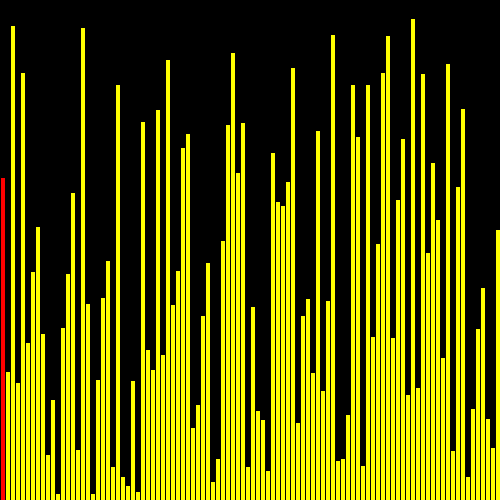
Frame 1 (no input)
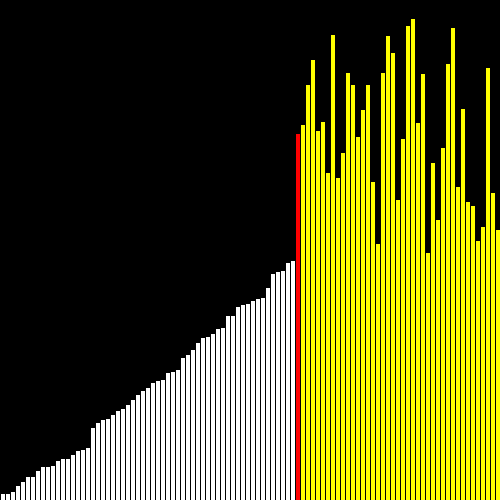
Frame 60 (the mouse pressed at the canvas centre just before this capture)
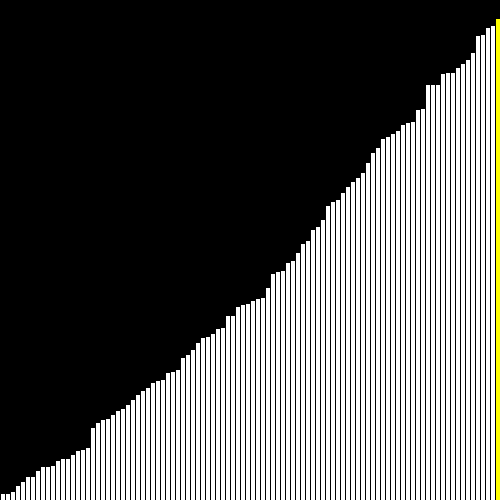
Frame 120 (the mouse held since frame 60 and released just before this capture)

The Processing sketch that drew these frames (run headless with seeded random() and noise(); from frame 60 on, the mouse is pressed at the canvas centre):

// Processing sketch: processing_98099
// ── processing_98099.pde

int[] coords = new int[100];
int counter = 0;
int lowest = 999;
int minPos = -1;
int temp = 0;

void setup() {
  size(500,500);
  background(0, 0, 0);
  fill(255, 255, 255);
  frameRate(4);
  for(int i = 0; i < 100; i++) {
    coords[i] = (int) random(0,500);
  }
}

void draw() {
  background(0,0,0);
  fill(255, 255, 255);
  for(int i = 0; i < 100; i++) {
    rect(5*i, 500-coords[i], 5, coords[i]);
  }
  if (counter < 100) {
    for(int i = counter; i < 100; i++) {
      fill(255, 0, 0);
      rect(5*counter, 500-coords[counter], 5, coords[counter]);
      fill(255, 255, 0);
      rect(5*i, 500-coords[i], 5, coords[i]);
      fill(255, 255, 255);
      if(coords[i] < lowest) {
        fill(255, 255, 0);
        rect(5*i, 500-coords[i], 5, coords[i]);
        fill(255, 255, 255);
        lowest = coords[i];
        minPos = i;
      }
    }
    if (counter < 99) {
      fill(255, 0, 0);
      rect(5*counter, 500-coords[counter], 5, coords[counter]);
      fill(255, 255, 255);
      temp = coords[counter];
      coords[counter] = lowest;
      coords[minPos] = temp;
      counter++;
    }
  }
  lowest = 999;
  minPos = -1;
}
